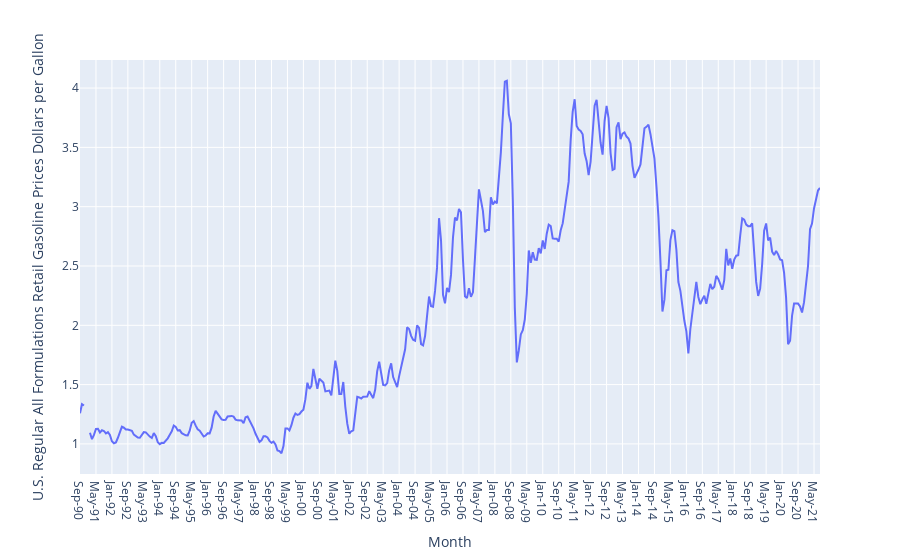

Here is the notebook cell this chart was saved with:
### Code cell
fig = px.line(data_frame = gas.sort_values(by = 'index', ascending = False), x = 'Month',y = 'U.S. Regular All Formulations Retail Gasoline Prices Dollars per Gallon')
fig.show()

### Figure 1 — Plotly figure (JSON) as saved in the notebook; plotly's stock layout.template omitted (floating-point values rounded to 4 significant figures; data arrays with more than 128 entries replaced by an {"elided": "..."} marker saying what was removed)
{"data": [{"hovertemplate": "Month=%{x}<br>U.S. Regular All Formulations Retail Gasoline Prices Dollars per Gallon=%{y}<extra></extra>", "legendgroup": "", "line": {"color": "#636efa", "dash": "solid"}, "mode": "lines", "name": "", "orientation": "v", "showlegend": false, "type": "scatter", "x": {"elided": "372 str values"}, "xaxis": "x", "y": {"elided": "372 float values"}, "yaxis": "y"}], "layout": {"legend": {"tracegroupgap": 0}, "margin": {"t": 60}, "xaxis": {"anchor": "y", "domain": [0, 1], "title": {"text": "Month"}}, "yaxis": {"anchor": "x", "domain": [0, 1], "title": {"text": "U.S. Regular All Formulations Retail Gasoline Prices Dollars per Gallon"}}}}
